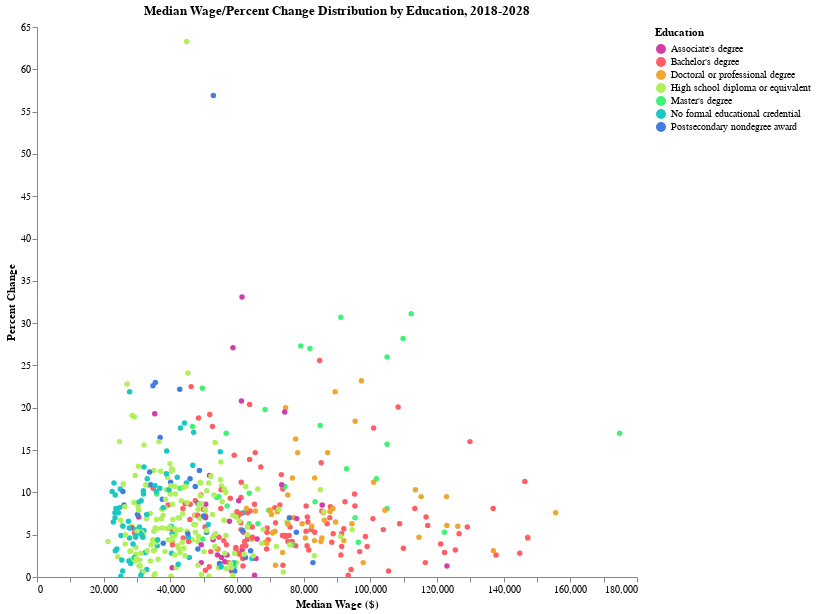

Write notebook code for a chart like this one.
### Code cell
# Determine high wage/high demand jobs

# Narrow down all jobs with a median > 0 and percent change > 0
occs_detailed_pos = occs_detailed[(occs_detailed['Percent Change']>0) & (occs_detailed['Median']>0)]

# Set up the option to select portions of the chart based on the legend
selection = alt.selection_multi(fields=['Education'], bind='legend')

# Plot the scatterplot
alt.Chart(occs_detailed_pos).mark_circle(size=30).encode(
    x=alt.X('Median', title="Median Wage ($)"),
    y=alt.Y('Percent Change'),
    color=alt.Color('Education', scale=alt.Scale(scheme='rainbow') ), 
    #tooltip=['Occupational Title', 'Median', 'Percent Change'],
    tooltip = [alt.Tooltip('Occupational Title'),
               alt.Tooltip('Median', format='$,d'),
              alt.Tooltip('Percent Change', format=".1f", title="Percent Change (%)"),
               alt.Tooltip('Education', title='Education')
                ],
    opacity=alt.condition(selection, alt.value(1), alt.value(0.1))
).properties(height=550,width=600, title="Median Wage/Percent Change Distribution by Education, 2018-2028"
).configure_axis(
    grid=False
).configure_view(
    strokeWidth=0
).add_selection(
    selection
).interactive()

### Figure 1 — Vega-Lite specification as saved in the notebook (floating-point values rounded to 4 significant figures; data arrays with more than 128 entries replaced by an {"elided": "..."} marker saying what was removed)
{"config": {"view": {"continuousWidth": 400, "continuousHeight": 300, "strokeWidth": 0}, "axis": {"grid": false}}, "data": {"name": "data-cbb465cd92268c2bc3b92a1d073a10b1"}, "mark": {"type": "circle", "size": 30}, "encoding": {"color": {"type": "nominal", "field": "Education", "scale": {"scheme": "rainbow"}}, "opacity": {"condition": {"value": 1, "selection": "selector033"}, "value": 0.1}, "tooltip": [{"type": "nominal", "field": "Occupational Title"}, {"type": "quantitative", "field": "Median", "format": "$,d"}, {"type": "quantitative", "field": "Percent Change", "format": ".1f", "title": "Percent Change (%)"}, {"type": "nominal", "field": "Education", "title": "Education"}], "x": {"type": "quantitative", "field": "Median", "title": "Median Wage ($)"}, "y": {"type": "quantitative", "field": "Percent Change"}}, "height": 550, "selection": {"selector033": {"type": "multi", "fields": ["Education"], "bind": "legend"}, "selector034": {"type": "interval", "bind": "scales", "encodings": ["x", "y"]}}, "title": "Median Wage/Percent Change Distribution by Education, 2018-2028", "width": 600, "$schema": "https://vega.github.io/schema/vega-lite/v4.8.1.json", "datasets": {"data-cbb465cd92268c2bc3b92a1d073a10b1": {"elided": "521 records"}}}
